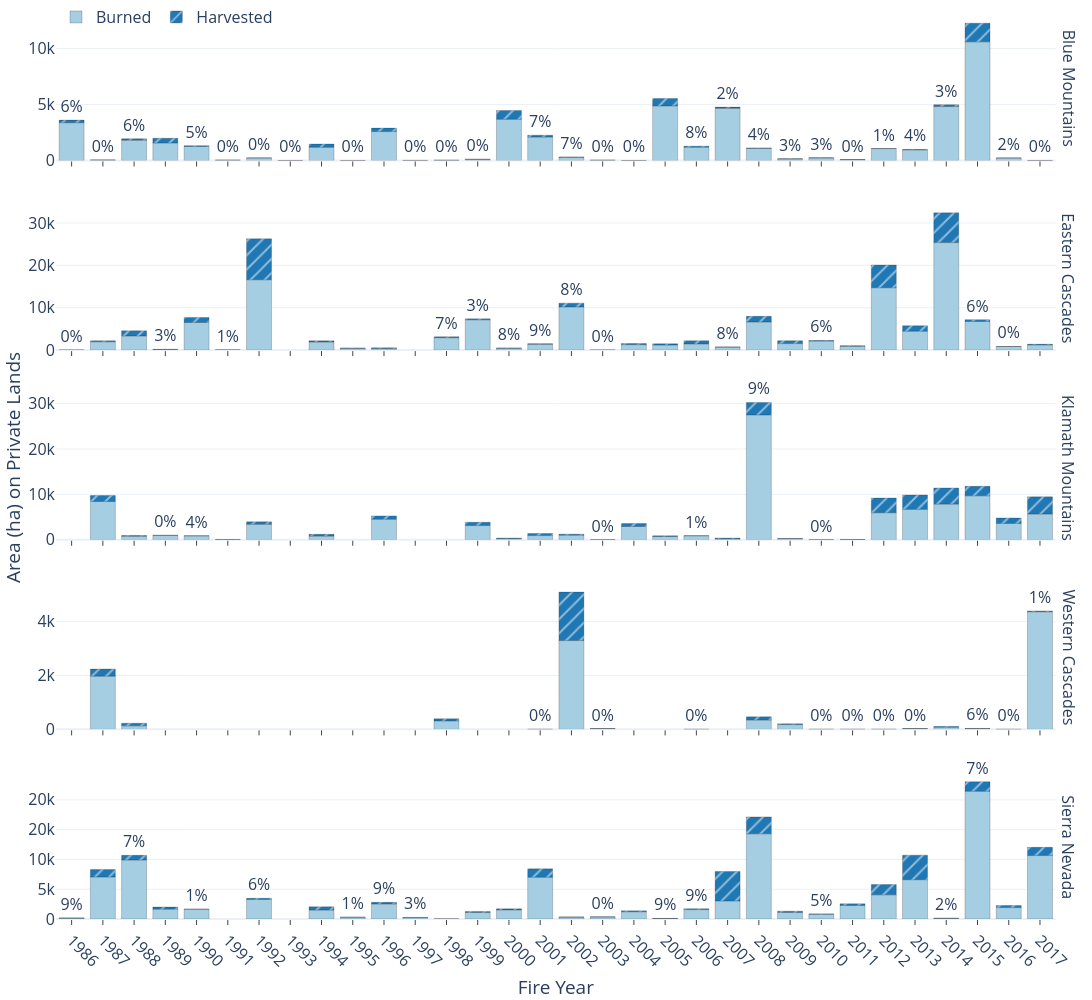
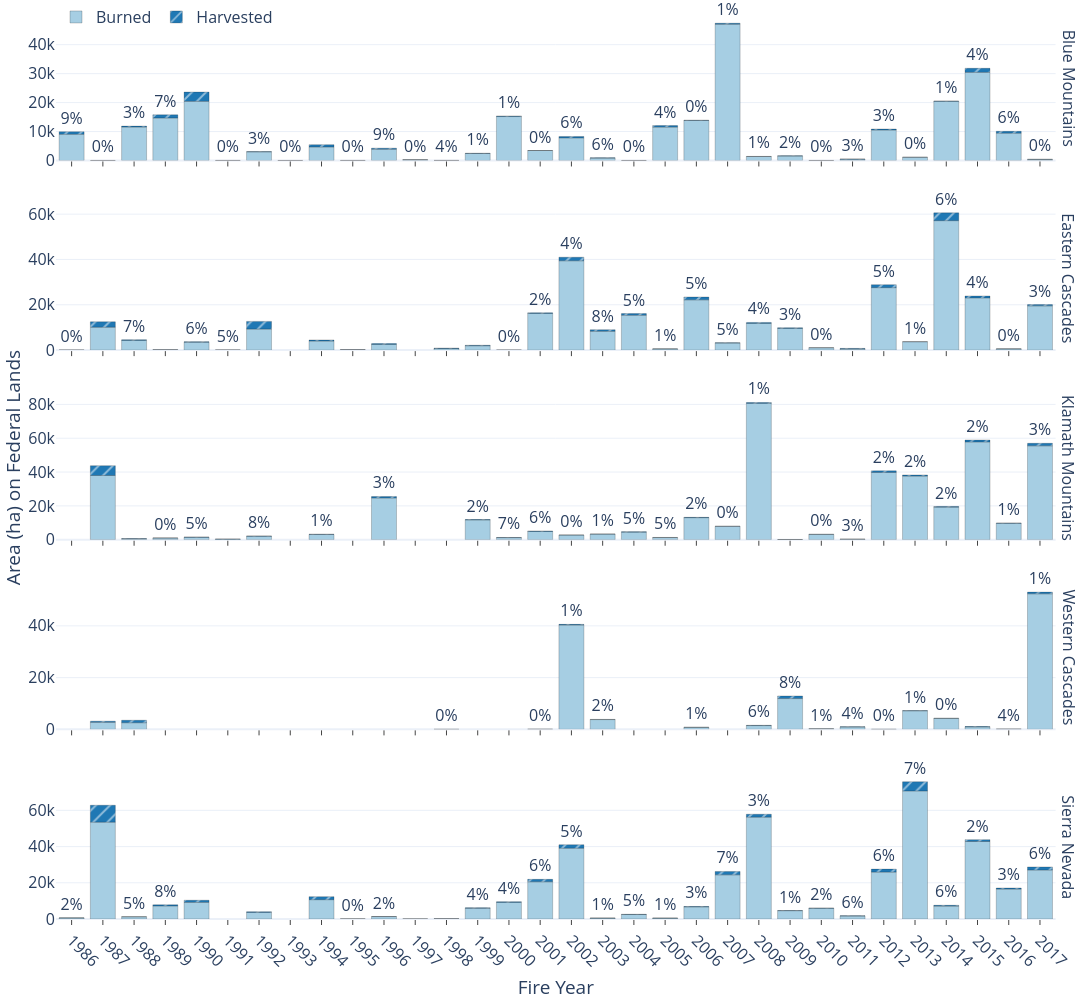

Notebook source saved alongside these figures, in order:
### Code cell
for owner_group in ["Private", "Federal"]:
    fig = px.bar(
        melted[melted.owner_group.eq(owner_group)].sort_values(
            by=["area"], ascending=False
        ),
        x="year",
        y="value",
        color="area",
        facet_row="ecoregion",
        template="plotly_white",
        pattern_shape="area",
        pattern_shape_sequence=["", "/"],
        color_discrete_sequence=["#a6cee3", "#1f78b4"],
        text="harvest_pct",
        labels={"year": "Fire Year"},
        facet_row_spacing=0.05,
        width=1600,
        height=1000,
    )

    fig.for_each_trace(
        lambda t: t.update(
            name="Burned" if t.name == "unharvested_area" else "Harvested"
        )
    )

    fig.update_traces(
        marker=dict(line=dict(width=0.2, color="black")),
        textposition="outside",
        textangle=0,
        cliponaxis=False,
    )

    fig.update_xaxes(dtick=1, ticks="outside", tickangle=45)
    fig.for_each_annotation(lambda a: a.update(text=a.text.split("=")[-1]))

    # Hide the y-axis title
    fig.update_yaxes(title_text="", matches=None, tickformat=".0s")
    # Manually set one centered y-axis title
    fig.update_yaxes(title_text=f"Area (ha) on {owner_group} Lands", row=3, col=1)

    fig.update_layout(
        legend=dict(
            title="", orientation="h", yanchor="bottom", y=0.98, xanchor="left", x=0
        ),
        font=dict(size=16),
        uniformtext_minsize=13.9,
        uniformtext_mode="hide",
        margin=dict(l=0, r=0, t=0, b=0),
    )

    fig.write_image(f"../figures/ecoregion_trends_{owner_group}.png", scale=3)
    fig.show()

### Figure 1 — Plotly figure (JSON) as saved in the notebook; plotly's stock layout.template omitted (floating-point values rounded to 4 significant figures)
{"data": [{"alignmentgroup": "True", "cliponaxis": false, "hovertemplate": "area=unharvested_area<br>ecoregion=Blue Mountains<br>Fire Year=%{x}<br>value=%{y}<br>harvest_pct=%{text}<extra></extra>", "legendgroup": "unharvested_area", "marker": {"color": "#a6cee3", "line": {"color": "black", "width": 0.2}, "pattern": {"shape": ""}}, "name": "Burned", "offsetgroup": "unharvested_area", "orientation": "v", "showlegend": true, "text": ["", "", "", "", "", "", "", "", "", "", "", "", "", "", "", "", "", "", "", "", "", "", "", "", "", "", "", "", "", "", "", ""], "textangle": 0, "textposition": "outside", "type": "bar", "x": [1986, 2003, 1989, 1990, 1991, 1992, 1993, 1994, 1995, 1996, 1997, 1998, 1999, 2000, 2001, 2002, 2004, 2005, 2006, 2007, 2008, 2009, 2010, 2011, 2012, 2013, 2014, 2015, 2016, 2017, 1987, 1988], "xaxis": "x5", "y": [3370.0, 27.04, 1564.0, 1258.0, 30.57, 231.5, 0, 1178.0, 0, 2578.0, 4.326, 20.3, 105.1, 3673.0, 2090.0, 287.2, 0, 4871.0, 1183.0, 4656.0, 1081.0, 142.3, 231.6, 85.91, 1061.0, 945.3, 4810.0, 10590.0, 225.6, 0.4386, 46.32, 1813.0], "yaxis": "y5"}, {"alignmentgroup": "True", "cliponaxis": false, "hovertemplate": "area=unharvested_area<br>ecoregion=Eastern Cascades<br>Fire Year=%{x}<br>value=%{y}<br>harvest_pct=%{text}<extra></extra>", "legendgroup": "unharvested_area", "marker": {"color": "#a6cee3", "line": {"color": "black", "width": 0.2}, "pattern": {"shape": ""}}, "name": "Burned", "offsetgroup": "unharvested_area", "orientation": "v", "showlegend": false, "text": ["", "", "", "", "", "", "", "", "", "", "", "", "", "", "", "", "", "", "", "", "", "", "", "", "", "", "", "", "", ""], "textangle": 0, "textposition": "outside", "type": "bar", "x": [2007, 1991, 1992, 1994, 1995, 1996, 1998, 1999, 2000, 2001, 2002, 2003, 2004, 2005, 2006, 2008, 1989, 2009, 2010, 2011, 2012, 2013, 2014, 2015, 2016, 2017, 1990, 1988, 1987, 1986], "xaxis": "x4", "y": [704.7, 37.37, 16600.0, 1909.0, 422.5, 358.0, 2926.0, 7160.0, 452.1, 1381.0, 10200.0, 10.26, 1284.0, 1205.0, 1467.0, 6649.0, 159.8, 1532.0, 2140.0, 898.3, 14720.0, 4462.0, 25370.0, 6757.0, 855.0, 1229.0, 6532.0, 3347.0, 1974.0, 0], "yaxis": "y4"}, {"alignmentgroup": "True", "cliponaxis": false, "hovertemplate": "area=unharvested_area<br>ecoregion=Klamath Mountains<br>Fire Year=%{x}<br>value=%{y}<br>harvest_pct=%{text}<extra></extra>", "legendgroup": "unharvested_area", "marker": {"color": "#a6cee3", "line": {"color": "black", "width": 0.2}, "pattern": {"shape": ""}}, "name": "Burned", "offsetgroup": "unharvested_area", "orientation": "v", "showlegend": false, "text": ["", "", "", "", "", "", "", "", "", "", "", "", "", "", "", "", "", "", "", "", "", "", "", "", "", "", ""], "textangle": 0, "textposition": "outside", "type": "bar", "x": [1987, 1988, 1989, 1990, 1991, 1994, 1992, 1996, 1999, 2014, 2000, 2001, 2002, 2003, 2004, 2005, 2006, 2007, 2008, 2009, 2010, 2011, 2012, 2013, 2015, 2016, 2017], "xaxis": "x3", "y": [8417.0, 767.0, 966.8, 860.8, 18.85, 801.6, 3403.0, 4524.0, 3126.0, 7855.0, 273.2, 911.9, 1013.0, 2.457, 2935.0, 703.9, 884.2, 211.0, 27530.0, 262.1, 0, 49.07, 5959.0, 6694.0, 9688.0, 3603.0, 5677.0], "yaxis": "y3"}, {"alignmentgroup": "True", "cliponaxis": false, "hovertemplate": "area=unharvested_area<br>ecoregion=Western Cascades<br>Fire Year=%{x}<br>value=%{y}<br>harvest_pct=%{text}<extra></extra>", "legendgroup": "unharvested_area", "marker": {"color": "#a6cee3", "line": {"color": "black", "width": 0.2}, "pattern": {"shape": ""}}, "name": "Burned", "offsetgroup": "unharvested_area", "orientation": "v", "showlegend": false, "text": ["", "", "", "", "", "", "", "", "", "", "", "", "", "", "", "", ""], "textangle": 0, "textposition": "outside", "type": "bar", "x": [1987, 1988, 1998, 2001, 2002, 2003, 2006, 2008, 2009, 2010, 2011, 2012, 2013, 2014, 2015, 2016, 2017], "xaxis": "x2", "y": [1973.0, 129.8, 314.1, 0, 3295.0, 30.55, 0, 346.6, 176.5, 0, 0, 0, 30.96, 79.53, 32.14, 0, 4363.0], "yaxis": "y2"}, {"alignmentgroup": "True", "cliponaxis": false, "hovertemplate": "area=unharvested_area<br>ecoregion=Sierra Nevada<br>Fire Year=%{x}<br>value=%{y}<br>harvest_pct=%{text}<extra></extra>", "legendgroup": "unharvested_area", "marker": {"color": "#a6cee3", "line": {"color": "black", "width": 0.2}, "pattern": {"shape": ""}}, "name": "Burned", "offsetgroup": "unharvested_area", "orientation": "v", "showlegend": false, "text": ["", "", "", "", "", "", "", "", "", "", "", "", "", "", "", "", "", "", "", "", "", "", "", "", "", "", "", "", "", ""], "textangle": 0, "textposition": "outside", "type": "bar", "x": [2004, 2005, 2006, 2007, 2008, 2009, 2010, 2011, 2012, 2013, 2014, 2015, 2016, 2017, 2002, 2003, 2001, 2000, 1986, 1987, 1988, 1989, 1990, 1992, 1994, 1995, 1996, 1997, 1998, 1999], "xaxis": "x", "y": [1217.0, 86.45, 1579.0, 3035.0, 14300.0, 1108.0, 813.8, 2273.0, 4059.0, 6595.0, 119.0, 21440.0, 1910.0, 10650.0, 315.8, 363.1, 7007.0, 1530.0, 155.7, 7054.0, 9907.0, 1658.0, 1638.0, 3287.0, 1499.0, 296.5, 2528.0, 255.3, 3.874, 1098.0], "yaxis": "y"}, {"alignmentgroup": "True", "cliponaxis": false, "hovertemplate": "area=harvest_area<br>ecoregion=Blue Mountains<br>Fire Year=%{x}<br>value=%{y}<br>harvest_pct=%{text}<extra></extra>", "legendgroup": "harvest_area", "marker": {"color": "#1f78b4", "line": {"color": "black", "width": 0.2}, "pattern": {"shape": "/"}}, "name": "Harvested", "offsetgroup": "harvest_area", "orientation": "v", "showlegend": true, "text": ["0%", "7%", "6%", "21%", "5%", "0%", "0%", "0%", "20%", "0%", "11%", "0%", "0%", "0%", "18%", "7%", "0%", "0%", "12%", "8%", "2%", "4%", "3%", "3%", "0%", "1%", "4%", "3%", "14%", "2%", "0%", "6%"], "textangle": 0, "textposition": "outside", "type": "bar", "x": [1987, 2002, 1988, 1989, 1990, 1991, 1992, 1993, 1994, 1995, 1996, 1997, 1998, 1999, 2000, 2001, 2003, 2004, 2005, 2006, 2007, 2008, 2009, 2010, 2011, 2012, 2013, 2014, 2015, 2016, 2017, 1986], "xaxis": "x5", "y": [0, 21.54, 124.6, 418.9, 61.3, 0, 0, 0, 290.5, 0, 310.6, 0, 0, 0, 793.9, 164.5, 0, 0, 662.9, 96.67, 105.6, 39.34, 3.778, 5.976, 0, 6.591, 38.74, 172.7, 1660.0, 3.599, 0, 232.7], "yaxis": "y5"}, {"alignmentgroup": "True", "cliponaxis": false, "hovertemplate": "area=harvest_area<br>ecoregion=Eastern Cascades<br>Fire Year=%{x}<br>value=%{y}<br>harvest_pct=%{text}<extra></extra>", "legendgroup": "harvest_area", "marker": {"color": "#1f78b4", "line": {"color": "black", "width": 0.2}, "pattern": {"shape": "/"}}, "name": "Harvested", "offsetgroup": "harvest_area", "orientation": "v", "showlegend": false, "text": ["3%", "20%", "17%", "0%", "8%", "9%", "8%", "7%", "34%", "14%", "13%", "37%", "1%", "15%", "34%", "8%", "17%", "32%", "6%", "15%", "27%", "22%", "22%", "6%", "0%", "12%", "3%", "26%", "11%", "0%"], "textangle": 0, "textposition": "outside", "type": "bar", "x": [1999, 2005, 2004, 2003, 2002, 2001, 2000, 1998, 1996, 1995, 1994, 1992, 1991, 1990, 2006, 2007, 2008, 2009, 2010, 2011, 2012, 2013, 2014, 2015, 2016, 2017, 1989, 1988, 1987, 1986], "xaxis": "x4", "y": [216.6, 293.8, 267.8, 0, 891.4, 134.3, 38.01, 237.2, 186.9, 71.41, 290.0, 9672.0, 0.2096, 1172.0, 743.5, 58.34, 1321.0, 705.7, 130.2, 160.0, 5371.0, 1295.0, 7023.0, 434.9, 0.5406, 161.8, 5.721, 1206.0, 236.7, 0], "yaxis": "y4"}, {"alignmentgroup": "True", "cliponaxis": false, "hovertemplate": "area=harvest_area<br>ecoregion=Klamath Mountains<br>Fire Year=%{x}<br>value=%{y}<br>harvest_pct=%{text}<extra></extra>", "legendgroup": "harvest_area", "marker": {"color": "#1f78b4", "line": {"color": "black", "width": 0.2}, "pattern": {"shape": "/"}}, "name": "Harvested", "offsetgroup": "harvest_area", "orientation": "v", "showlegend": false, "text": ["14%", "18%", "0%", "4%", "27%", "14%", "33%", "14%", "19%", "31%", "27%", "33%", "18%", "0%", "18%", "19%", "1%", "43%", "9%", "10%", "0%", "19%", "35%", "32%", "18%", "25%", "40%"], "textangle": 0, "textposition": "outside", "type": "bar", "x": [1987, 1988, 1989, 1990, 1991, 1992, 1994, 1996, 1999, 2014, 2000, 2001, 2002, 2003, 2004, 2005, 2006, 2007, 2008, 2009, 2010, 2011, 2012, 2013, 2015, 2016, 2017], "xaxis": "x3", "y": [1333.0, 172.6, 3.111, 38.97, 7.14, 538.3, 392.0, 735.5, 728.2, 3566.0, 100.2, 457.3, 219.0, 0, 641.0, 168.7, 13.13, 161.0, 2733.0, 30.39, 0, 11.39, 3230.0, 3172.0, 2081.0, 1197.0, 3774.0], "yaxis": "y3"}, {"alignmentgroup": "True", "cliponaxis": false, "hovertemplate": "area=harvest_area<br>ecoregion=Western Cascades<br>Fire Year=%{x}<br>value=%{y}<br>harvest_pct=%{text}<extra></extra>", "legendgroup": "harvest_area", "marker": {"color": "#1f78b4", "line": {"color": "black", "width": 0.2}, "pattern": {"shape": "/"}}, "name": "Harvested", "offsetgroup": "harvest_area", "orientation": "v", "showlegend": false, "text": ["1%", "12%", "43%", "20%", "0%", "35%", "0%", "0%", "25%", "15%", "0%", "0%", "0%", "0%", "28%", "6%", "0%"], "textangle": 0, "textposition": "outside", "type": "bar", "x": [2017, 1987, 1988, 1998, 2001, 2002, 2003, 2006, 2008, 2009, 2010, 2011, 2012, 2013, 2014, 2015, 2016], "xaxis": "x2", "y": [32.22, 266.2, 96.85, 79.33, 0, 1797.0, 0, 0, 117.5, 31.13, 0, 0, 0, 0, 30.2, 2.154, 0], "yaxis": "y2"}, {"alignmentgroup": "True", "cliponaxis": false, "hovertemplate": "area=harvest_area<br>ecoregion=Sierra Nevada<br>Fire Year=%{x}<br>value=%{y}<br>harvest_pct=%{text}<extra></extra>", "legendgroup": "harvest_area", "marker": {"color": "#1f78b4", "line": {"color": "black", "width": 0.2}, "pattern": {"shape": "/"}}, "name": "Harvested", "offsetgroup": "harvest_area", "orientation": "v", "showlegend": false, "text": ["11%", "9%", "9%", "62%", "17%", "16%", "5%", "11%", "30%", "38%", "2%", "7%", "15%", "11%", "11%", "0%", "17%", "10%", "9%", "15%", "7%", "18%", "1%", "6%", "27%", "1%", "9%", "3%", "28%", "14%"], "textangle": 0, "textposition": "outside", "type": "bar", "x": [2004, 2005, 2006, 2007, 2008, 2009, 2010, 2011, 2012, 2013, 2014, 2015, 2016, 2017, 2002, 2003, 2001, 2000, 1986, 1987, 1988, 1989, 1990, 1992, 1994, 1995, 1996, 1997, 1998, 1999], "xaxis": "x", "y": [151.9, 8.411, 154.6, 4943.0, 2842.0, 206.0, 44.33, 275.9, 1720.0, 4128.0, 2.313, 1603.0, 343.5, 1381.0, 40.36, 0.165, 1412.0, 172.6, 15.69, 1244.0, 779.8, 362.3, 19.14, 193.9, 543.2, 4.258, 264.5, 7.817, 1.482, 176.7], "yaxis": "y"}], "layout": {"annotations": [{"font": {}, "showarrow": false, "text": "Sierra Nevada", "textangle": 90, "x": 0.98, "xanchor": "left", "xref": "paper", "y": 0.08, "yanchor": "middle", "yref": "paper"}, {"font": {}, "showarrow": false, "text": "Western Cascades", "textangle": 90, "x": 0.98, "xanchor": "left", "xref": "paper", "y": 0.29, "yanchor": "middle", "yref": "paper"}, {"font": {}, "showarrow": false, "text": "Klamath Mountains", "textangle": 90, "x": 0.98, "xanchor": "left", "xref": "paper", "y": 0.5, "yanchor": "middle", "yref": "paper"}, {"font": {}, "showarrow": false, "text": "Eastern Cascades", "textangle": 90, "x": 0.98, "xanchor": "left", "xref": "paper", "y": 0.71, "yanchor": "middle", "yref": "paper"}, {"font": {}, "showarrow": false, "text": "Blue Mountains", "textangle": 90, "x": 0.98, "xanchor": "left", "xref": "paper", "y": 0.92, "yanchor": "middle", "yref": "paper"}], "barmode": "relative", "font": {"size": 16}, "height": 1000, "legend": {"orientation": "h", "title": {"text": ""}, "tracegroupgap": 0, "x": 0, "xanchor": "left", "y": 0.98, "yanchor": "bottom"}, "margin": {"b": 0, "l": 0, "r": 0, "t": 0}, "uniformtext": {"minsize": 13.9, "mode": "hide"}, "width": 1600, "xaxis": {"anchor": "y", "domain": [0, 0.98], "dtick": 1, "tickangle": 45, "ticks": "outside", "title": {"text": "Fire Year"}}, "xaxis2": {"anchor": "y2", "domain": [0, 0.98], "dtick": 1, "matches": "x", "showticklabels": false, "tickangle": 45, "ticks": "outside"}, "xaxis3": {"anchor": "y3", "domain": [0, 0.98], "dtick": 1, "matches": "x", "showticklabels": false, "tickangle": 45, "ticks": "outside"}, "xaxis4": {"anchor": "y4", "domain": [0, 0.98], "dtick": 1, "matches": "x", "showticklabels": false, "tickangle": 45, "ticks": "outside"}, "xaxis5": {"anchor": "y5", "domain": [0, 0.98], "dtick": 1, "matches": "x", "showticklabels": false, "tickangle": 45, "ticks": "outside"}, "yaxis": {"anchor": "x", "domain": [0, 0.16], "tickformat": ".0s", "title": {"text": ""}}, "yaxis2": {"anchor": "x2", "domain": [0.21, 0.37], "tickformat": ".0s", "title": {"text": ""}}, "yaxis3": {"anchor": "x3", "domain": [0.42, 0.58], "tickformat": ".0s", "title": {"text": "Area (ha) on Private Lands"}}, "yaxis4": {"anchor": "x4", "domain": [0.63, 0.79], "tickformat": ".0s", "title": {"text": ""}}, "yaxis5": {"anchor": "x5", "domain": [0.84, 1], "tickformat": ".0s", "title": {"text": ""}}}}

### Figure 2 — Plotly figure (JSON) as saved in the notebook; plotly's stock layout.template omitted (floating-point values rounded to 4 significant figures)
{"data": [{"alignmentgroup": "True", "cliponaxis": false, "hovertemplate": "area=unharvested_area<br>ecoregion=Blue Mountains<br>Fire Year=%{x}<br>value=%{y}<br>harvest_pct=%{text}<extra></extra>", "legendgroup": "unharvested_area", "marker": {"color": "#a6cee3", "line": {"color": "black", "width": 0.2}, "pattern": {"shape": ""}}, "name": "Burned", "offsetgroup": "unharvested_area", "orientation": "v", "showlegend": true, "text": ["", "", "", "", "", "", "", "", "", "", "", "", "", "", "", "", "", "", "", "", "", "", "", "", "", "", "", "", "", "", "", ""], "textangle": 0, "textposition": "outside", "type": "bar", "x": [1986, 2003, 1989, 1990, 1991, 1992, 1993, 1994, 1995, 1996, 1997, 1998, 1999, 2000, 2001, 2002, 2004, 2005, 2006, 2007, 2008, 2009, 2010, 2011, 2012, 2013, 2014, 2015, 2016, 2017, 1987, 1988], "xaxis": "x5", "y": [9047.0, 848.9, 14690.0, 20430.0, 6.133, 2988.0, 0, 4678.0, 6.75, 3879.0, 284.9, 12.98, 2438.0, 15170.0, 3441.0, 7804.0, 0, 11530.0, 13830.0, 47050.0, 1383.0, 1572.0, 1.271, 462.2, 10530.0, 1120.0, 20440.0, 30440.0, 9437.0, 391.5, 0, 11560.0], "yaxis": "y5"}, {"alignmentgroup": "True", "cliponaxis": false, "hovertemplate": "area=unharvested_area<br>ecoregion=Eastern Cascades<br>Fire Year=%{x}<br>value=%{y}<br>harvest_pct=%{text}<extra></extra>", "legendgroup": "unharvested_area", "marker": {"color": "#a6cee3", "line": {"color": "black", "width": 0.2}, "pattern": {"shape": ""}}, "name": "Burned", "offsetgroup": "unharvested_area", "orientation": "v", "showlegend": false, "text": ["", "", "", "", "", "", "", "", "", "", "", "", "", "", "", "", "", "", "", "", "", "", "", "", "", "", "", "", "", ""], "textangle": 0, "textposition": "outside", "type": "bar", "x": [2007, 1991, 1992, 1994, 1995, 1996, 1998, 1999, 2000, 2001, 2002, 2003, 2004, 2005, 2006, 2008, 1989, 2009, 2010, 2011, 2012, 2013, 2014, 2015, 2016, 2017, 1990, 1988, 1987, 1986], "xaxis": "x4", "y": [3120.0, 34.36, 9288.0, 4014.0, 155.7, 2492.0, 724.0, 1925.0, 0, 16190.0, 39420.0, 8303.0, 15380.0, 565.4, 22180.0, 11760.0, 128.4, 9560.0, 1062.0, 516.2, 27560.0, 3706.0, 57120.0, 23040.0, 576.1, 19520.0, 3478.0, 4266.0, 10110.0, 0], "yaxis": "y4"}, {"alignmentgroup": "True", "cliponaxis": false, "hovertemplate": "area=unharvested_area<br>ecoregion=Klamath Mountains<br>Fire Year=%{x}<br>value=%{y}<br>harvest_pct=%{text}<extra></extra>", "legendgroup": "unharvested_area", "marker": {"color": "#a6cee3", "line": {"color": "black", "width": 0.2}, "pattern": {"shape": ""}}, "name": "Burned", "offsetgroup": "unharvested_area", "orientation": "v", "showlegend": false, "text": ["", "", "", "", "", "", "", "", "", "", "", "", "", "", "", "", "", "", "", "", "", "", "", "", "", "", ""], "textangle": 0, "textposition": "outside", "type": "bar", "x": [1987, 1988, 1989, 1990, 1991, 1994, 1992, 1996, 1999, 2014, 2000, 2001, 2002, 2003, 2004, 2005, 2006, 2007, 2008, 2009, 2010, 2011, 2012, 2013, 2015, 2016, 2017], "xaxis": "x3", "y": [37950.0, 567.8, 1058.0, 1480.0, 338.3, 3170.0, 2065.0, 24710.0, 11730.0, 19240.0, 1246.0, 4882.0, 2786.0, 3350.0, 4496.0, 1295.0, 13050.0, 7945.0, 80590.0, 115.1, 3198.0, 347.3, 39790.0, 37630.0, 57810.0, 9740.0, 55500.0], "yaxis": "y3"}, {"alignmentgroup": "True", "cliponaxis": false, "hovertemplate": "area=unharvested_area<br>ecoregion=Western Cascades<br>Fire Year=%{x}<br>value=%{y}<br>harvest_pct=%{text}<extra></extra>", "legendgroup": "unharvested_area", "marker": {"color": "#a6cee3", "line": {"color": "black", "width": 0.2}, "pattern": {"shape": ""}}, "name": "Burned", "offsetgroup": "unharvested_area", "orientation": "v", "showlegend": false, "text": ["", "", "", "", "", "", "", "", "", "", "", "", "", "", "", "", ""], "textangle": 0, "textposition": "outside", "type": "bar", "x": [1987, 1988, 1998, 2001, 2002, 2003, 2006, 2008, 2009, 2010, 2011, 2012, 2013, 2014, 2015, 2016, 2017], "xaxis": "x2", "y": [2719.0, 2560.0, 0, 49.15, 40330.0, 3786.0, 793.3, 1467.0, 11890.0, 213.3, 954.5, 0, 7181.0, 4257.0, 956.5, 100.2, 52380.0], "yaxis": "y2"}, {"alignmentgroup": "True", "cliponaxis": false, "hovertemplate": "area=unharvested_area<br>ecoregion=Sierra Nevada<br>Fire Year=%{x}<br>value=%{y}<br>harvest_pct=%{text}<extra></extra>", "legendgroup": "unharvested_area", "marker": {"color": "#a6cee3", "line": {"color": "black", "width": 0.2}, "pattern": {"shape": ""}}, "name": "Burned", "offsetgroup": "unharvested_area", "orientation": "v", "showlegend": false, "text": ["", "", "", "", "", "", "", "", "", "", "", "", "", "", "", "", "", "", "", "", "", "", "", "", "", "", "", "", "", ""], "textangle": 0, "textposition": "outside", "type": "bar", "x": [2004, 2005, 2006, 2007, 2008, 2009, 2010, 2011, 2012, 2013, 2014, 2015, 2016, 2017, 2002, 2003, 2001, 2000, 1986, 1987, 1988, 1989, 1990, 1992, 1994, 1995, 1996, 1997, 1998, 1999], "xaxis": "x", "y": [2483.0, 513.1, 6696.0, 24390.0, 56260.0, 4614.0, 5914.0, 1684.0, 25920.0, 70740.0, 7119.0, 42800.0, 16540.0, 27080.0, 39100.0, 525.2, 20540.0, 9162.0, 637.5, 53490.0, 1237.0, 7230.0, 9183.0, 3600.0, 10680.0, 24.02, 1351.0, 3.619, 98.09, 5946.0], "yaxis": "y"}, {"alignmentgroup": "True", "cliponaxis": false, "hovertemplate": "area=harvest_area<br>ecoregion=Blue Mountains<br>Fire Year=%{x}<br>value=%{y}<br>harvest_pct=%{text}<extra></extra>", "legendgroup": "harvest_area", "marker": {"color": "#1f78b4", "line": {"color": "black", "width": 0.2}, "pattern": {"shape": "/"}}, "name": "Harvested", "offsetgroup": "harvest_area", "orientation": "v", "showlegend": true, "text": ["0%", "6%", "3%", "7%", "14%", "0%", "3%", "0%", "14%", "0%", "9%", "0%", "4%", "1%", "1%", "0%", "6%", "0%", "4%", "0%", "1%", "1%", "2%", "0%", "3%", "3%", "0%", "1%", "4%", "6%", "0%", "9%"], "textangle": 0, "textposition": "outside", "type": "bar", "x": [1987, 2002, 1988, 1989, 1990, 1991, 1992, 1993, 1994, 1995, 1996, 1997, 1998, 1999, 2000, 2001, 2003, 2004, 2005, 2006, 2007, 2008, 2009, 2010, 2011, 2012, 2013, 2014, 2015, 2016, 2017, 1986], "xaxis": "x5", "y": [0, 485.3, 311.9, 1077.0, 3205.0, 0, 83.62, 0, 784.8, 0, 380.3, 0, 0.5734, 16.07, 221.1, 6.732, 53.08, 0, 530.4, 51.0, 350.8, 13.96, 26.3, 0, 13.68, 328.6, 2.242, 104.7, 1392.0, 632.1, 1.219, 878.4], "yaxis": "y5"}, {"alignmentgroup": "True", "cliponaxis": false, "hovertemplate": "area=harvest_area<br>ecoregion=Eastern Cascades<br>Fire Year=%{x}<br>value=%{y}<br>harvest_pct=%{text}<extra></extra>", "legendgroup": "harvest_area", "marker": {"color": "#1f78b4", "line": {"color": "black", "width": 0.2}, "pattern": {"shape": "/"}}, "name": "Harvested", "offsetgroup": "harvest_area", "orientation": "v", "showlegend": false, "text": ["10%", "1%", "5%", "8%", "4%", "2%", "0%", "18%", "13%", "22%", "11%", "27%", "5%", "6%", "5%", "5%", "4%", "3%", "0%", "32%", "5%", "1%", "6%", "4%", "0%", "3%", "17%", "7%", "19%", "0%"], "textangle": 0, "textposition": "outside", "type": "bar", "x": [1999, 2005, 2004, 2003, 2002, 2001, 2000, 1998, 1996, 1995, 1994, 1992, 1991, 1990, 2006, 2007, 2008, 2009, 2010, 2011, 2012, 2013, 2014, 2015, 2016, 2017, 1989, 1988, 1987, 1986], "xaxis": "x4", "y": [217.5, 4.532, 729.2, 694.1, 1567.0, 279.4, 0, 160.1, 385.6, 44.68, 472.4, 3383.0, 1.815, 214.7, 1255.0, 159.3, 451.3, 335.0, 0.318, 238.6, 1301.0, 36.0, 3442.0, 845.3, 0, 559.1, 25.81, 337.4, 2396.0, 0], "yaxis": "y4"}, {"alignmentgroup": "True", "cliponaxis": false, "hovertemplate": "area=harvest_area<br>ecoregion=Klamath Mountains<br>Fire Year=%{x}<br>value=%{y}<br>harvest_pct=%{text}<extra></extra>", "legendgroup": "harvest_area", "marker": {"color": "#1f78b4", "line": {"color": "black", "width": 0.2}, "pattern": {"shape": "/"}}, "name": "Harvested", "offsetgroup": "harvest_area", "orientation": "v", "showlegend": false, "text": ["13%", "19%", "0%", "5%", "18%", "8%", "1%", "3%", "2%", "2%", "7%", "6%", "0%", "1%", "5%", "5%", "2%", "0%", "1%", "12%", "0%", "3%", "2%", "2%", "2%", "1%", "3%"], "textangle": 0, "textposition": "outside", "type": "bar", "x": [1987, 1988, 1989, 1990, 1991, 1992, 1994, 1996, 1999, 2014, 2000, 2001, 2002, 2003, 2004, 2005, 2006, 2007, 2008, 2009, 2010, 2011, 2012, 2013, 2015, 2016, 2017], "xaxis": "x3", "y": [5817.0, 130.3, 2.304, 72.74, 75.43, 186.5, 31.66, 867.5, 180.3, 394.9, 87.52, 334.1, 8.009, 35.16, 250.8, 69.81, 201.1, 24.4, 529.3, 15.61, 1.46, 11.03, 939.8, 662.8, 1153.0, 99.69, 1491.0], "yaxis": "y3"}, {"alignmentgroup": "True", "cliponaxis": false, "hovertemplate": "area=harvest_area<br>ecoregion=Western Cascades<br>Fire Year=%{x}<br>value=%{y}<br>harvest_pct=%{text}<extra></extra>", "legendgroup": "harvest_area", "marker": {"color": "#1f78b4", "line": {"color": "black", "width": 0.2}, "pattern": {"shape": "/"}}, "name": "Harvested", "offsetgroup": "harvest_area", "orientation": "v", "showlegend": false, "text": ["1%", "14%", "27%", "0%", "0%", "1%", "2%", "1%", "6%", "8%", "1%", "4%", "0%", "1%", "0%", "11%", "4%"], "textangle": 0, "textposition": "outside", "type": "bar", "x": [2017, 1987, 1988, 1998, 2001, 2002, 2003, 2006, 2008, 2009, 2010, 2011, 2012, 2013, 2014, 2015, 2016], "xaxis": "x2", "y": [656.0, 447.2, 960.9, 0, 0.004688, 244.2, 71.85, 6.87, 100.4, 1009.0, 3.029, 34.79, 0, 73.21, 14.7, 114.4, 4.449], "yaxis": "y2"}, {"alignmentgroup": "True", "cliponaxis": false, "hovertemplate": "area=harvest_area<br>ecoregion=Sierra Nevada<br>Fire Year=%{x}<br>value=%{y}<br>harvest_pct=%{text}<extra></extra>", "legendgroup": "harvest_area", "marker": {"color": "#1f78b4", "line": {"color": "black", "width": 0.2}, "pattern": {"shape": "/"}}, "name": "Harvested", "offsetgroup": "harvest_area", "orientation": "v", "showlegend": false, "text": ["5%", "1%", "3%", "7%", "3%", "1%", "2%", "6%", "6%", "7%", "6%", "2%", "3%", "6%", "5%", "1%", "6%", "4%", "2%", "15%", "5%", "8%", "11%", "11%", "14%", "0%", "2%", "55%", "13%", "4%"], "textangle": 0, "textposition": "outside", "type": "bar", "x": [2004, 2005, 2006, 2007, 2008, 2009, 2010, 2011, 2012, 2013, 2014, 2015, 2016, 2017, 2002, 2003, 2001, 2000, 1986, 1987, 1988, 1989, 1990, 1992, 1994, 1995, 1996, 1997, 1998, 1999], "xaxis": "x", "y": [137.4, 3.046, 220.9, 1867.0, 1607.0, 28.9, 141.6, 102.7, 1640.0, 5069.0, 462.7, 1023.0, 572.6, 1670.0, 1929.0, 4.72, 1366.0, 412.9, 15.89, 9338.0, 60.17, 629.5, 1179.0, 467.5, 1680.0, 0, 26.87, 4.418, 14.04, 240.2], "yaxis": "y"}], "layout": {"annotations": [{"font": {}, "showarrow": false, "text": "Sierra Nevada", "textangle": 90, "x": 0.98, "xanchor": "left", "xref": "paper", "y": 0.08, "yanchor": "middle", "yref": "paper"}, {"font": {}, "showarrow": false, "text": "Western Cascades", "textangle": 90, "x": 0.98, "xanchor": "left", "xref": "paper", "y": 0.29, "yanchor": "middle", "yref": "paper"}, {"font": {}, "showarrow": false, "text": "Klamath Mountains", "textangle": 90, "x": 0.98, "xanchor": "left", "xref": "paper", "y": 0.5, "yanchor": "middle", "yref": "paper"}, {"font": {}, "showarrow": false, "text": "Eastern Cascades", "textangle": 90, "x": 0.98, "xanchor": "left", "xref": "paper", "y": 0.71, "yanchor": "middle", "yref": "paper"}, {"font": {}, "showarrow": false, "text": "Blue Mountains", "textangle": 90, "x": 0.98, "xanchor": "left", "xref": "paper", "y": 0.92, "yanchor": "middle", "yref": "paper"}], "barmode": "relative", "font": {"size": 16}, "height": 1000, "legend": {"orientation": "h", "title": {"text": ""}, "tracegroupgap": 0, "x": 0, "xanchor": "left", "y": 0.98, "yanchor": "bottom"}, "margin": {"b": 0, "l": 0, "r": 0, "t": 0}, "uniformtext": {"minsize": 13.9, "mode": "hide"}, "width": 1600, "xaxis": {"anchor": "y", "domain": [0, 0.98], "dtick": 1, "tickangle": 45, "ticks": "outside", "title": {"text": "Fire Year"}}, "xaxis2": {"anchor": "y2", "domain": [0, 0.98], "dtick": 1, "matches": "x", "showticklabels": false, "tickangle": 45, "ticks": "outside"}, "xaxis3": {"anchor": "y3", "domain": [0, 0.98], "dtick": 1, "matches": "x", "showticklabels": false, "tickangle": 45, "ticks": "outside"}, "xaxis4": {"anchor": "y4", "domain": [0, 0.98], "dtick": 1, "matches": "x", "showticklabels": false, "tickangle": 45, "ticks": "outside"}, "xaxis5": {"anchor": "y5", "domain": [0, 0.98], "dtick": 1, "matches": "x", "showticklabels": false, "tickangle": 45, "ticks": "outside"}, "yaxis": {"anchor": "x", "domain": [0, 0.16], "tickformat": ".0s", "title": {"text": ""}}, "yaxis2": {"anchor": "x2", "domain": [0.21, 0.37], "tickformat": ".0s", "title": {"text": ""}}, "yaxis3": {"anchor": "x3", "domain": [0.42, 0.58], "tickformat": ".0s", "title": {"text": "Area (ha) on Federal Lands"}}, "yaxis4": {"anchor": "x4", "domain": [0.63, 0.79], "tickformat": ".0s", "title": {"text": ""}}, "yaxis5": {"anchor": "x5", "domain": [0.84, 1], "tickformat": ".0s", "title": {"text": ""}}}}
